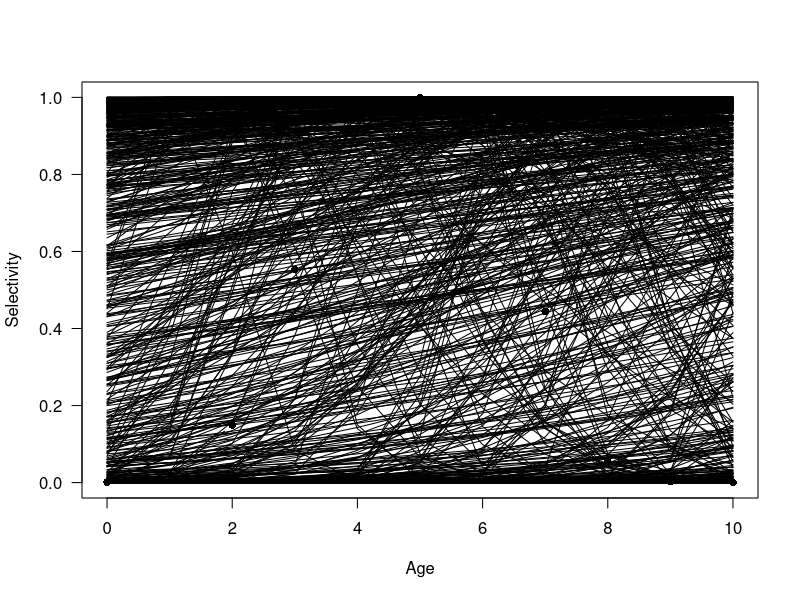
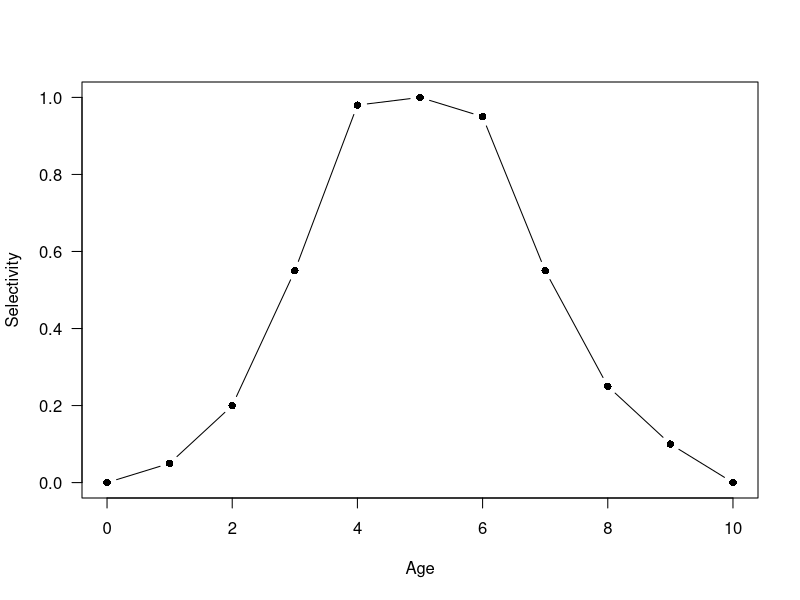

These charts were generated, in order, by the following R code:

#Double-normal selectivity

Amin<-0
Amax<-10
age<-Amin:Amax
B1 <- 4.2623060
B2 <- -1.9183504
B3 <- 0.9908788
B4 <- 0.4789121
B5 <- -15.7304389
B6 <- -13.3039320

peak2<-B1+1+((0.99*Amax-B1-1)/(1+exp(-B2)))
#t1<-exp(-(Amin-B1)^2/exp(B3))
#t2<-exp(-(Amax-peak2)^2/exp(B4))
j1<-(1+exp(-20*((age-B1)/(1+abs(age-B1)))))^-1
j2<-(1+exp(-20*((age-peak2)/(1+abs(age-peak2)))))^-1
#asc<-(1+exp(-B5))^-1+(1-(1+exp(-B5))^-1)*((exp(-(age-B1)^2/exp(B3))-t1)/(1-t1))
#dsc<-1+(((1+exp(-B6))^-1)-1)*((exp(-(age-peak2)/exp(B4))-1)/(t2-1))
#Short form
asc<-exp(-(age-B1)^2/exp(B3))
dsc<-exp(-(age-peak2)^2/exp(B4))
Selvec<-asc*(1-j1)+j1*((1-j2)+j2*dsc)

plot(age, Selvec, las=1, pch=16, type="b",xlab="Age", ylab="Selectivity")


###########################################
#Now looking to see plausible bounds/prior
###########################################
for(i in 1:1000){
Amin<-0
Amax<-10
age<-Amin:Amax
B1 <- runif(1,0,40)
B2 <- runif(1,-20,3)
B3 <- runif(1,0,10)
B4 <- runif(1,0,10)
B5 <- runif(1,-20,7)
B6 <- runif(1,-20,17)

peak2<-B1+1+((0.99*Amax-B1-1)/(1+exp(-B2)))
#t1<-exp(-(Amin-B1)^2/exp(B3))
#t2<-exp(-(Amax-peak2)^2/exp(B4))
j1<-(1+exp(-20*((age-B1)/(1+abs(age-B1)))))^-1
j2<-(1+exp(-20*((age-peak2)/(1+abs(age-peak2)))))^-1
#asc<-(1+exp(-B5))^-1+(1-(1+exp(-B5))^-1)*((exp(-(age-B1)^2/exp(B3))-t1)/(1-t1))
#dsc<-1+(((1+exp(-B6))^-1)-1)*((exp(-(age-peak2)/exp(B4))-1)/(t2-1))
#Short form
asc<-exp(-(age-B1)^2/exp(B3))
dsc<-exp(-(age-peak2)^2/exp(B4))
Selvec<-asc*(1-j1)+j1*((1-j2)+j2*dsc)

lines(age, Selvec, las=1, pch=16, xlab="Age", ylab="Selectivity")
}


#Finding params that approximate trigger sel

dat<-c(0,0.05,0.2,0.55,0.98,1,0.95,0.55,0.25,0.1,0) #approximate trigger sel
plot(age, dat, las=1, pch=16, type="b",xlab="Age", ylab="Selectivity")

opt<-function(theta){
Amin<-0
Amax<-10
age<-Amin:Amax
B1 <- theta[1]
B2 <- theta[2]
B3 <- theta[3]
B4 <- theta[4]
B5 <- theta[5]
B6 <- theta[6]

peak2<-B1+1+((0.99*Amax-B1-1)/(1+exp(-B2)))
#t1<-exp(-(Amin-B1)^2/exp(B3))
#t2<-exp(-(Amax-peak2)^2/exp(B4))
j1<-(1+exp(-20*((age-B1)/(1+abs(age-B1)))))^-1
j2<-(1+exp(-20*((age-peak2)/(1+abs(age-peak2)))))^-1
#asc<-(1+exp(-B5))^-1+(1-(1+exp(-B5))^-1)*((exp(-(age-B1)^2/exp(B3))-t1)/(1-t1))
#dsc<-1+(((1+exp(-B6))^-1)-1)*((exp(-(age-peak2)/exp(B4))-1)/(t2-1))
#Short form
asc<-exp(-(age-B1)^2/exp(B3))
dsc<-exp(-(age-peak2)^2/exp(B4))
Selvec<-asc*(1-j1)+j1*((1-j2)+j2*dsc)
ss<-sum((Selvec-dat)^2)
return(ss)
}

B1 <- 4.2623060
B2 <- -1.9183504
B3 <- 0.9908788
B4 <- 0.4789121
B5 <- -15.7304389
B6 <- -13.3039320
theta<-c(B1,B2,B3,B4,B5,B6)
optim(par=theta,fn=opt, lower=c(0,-15,0,0,-20,-15), method= "L-BFGS-B")
